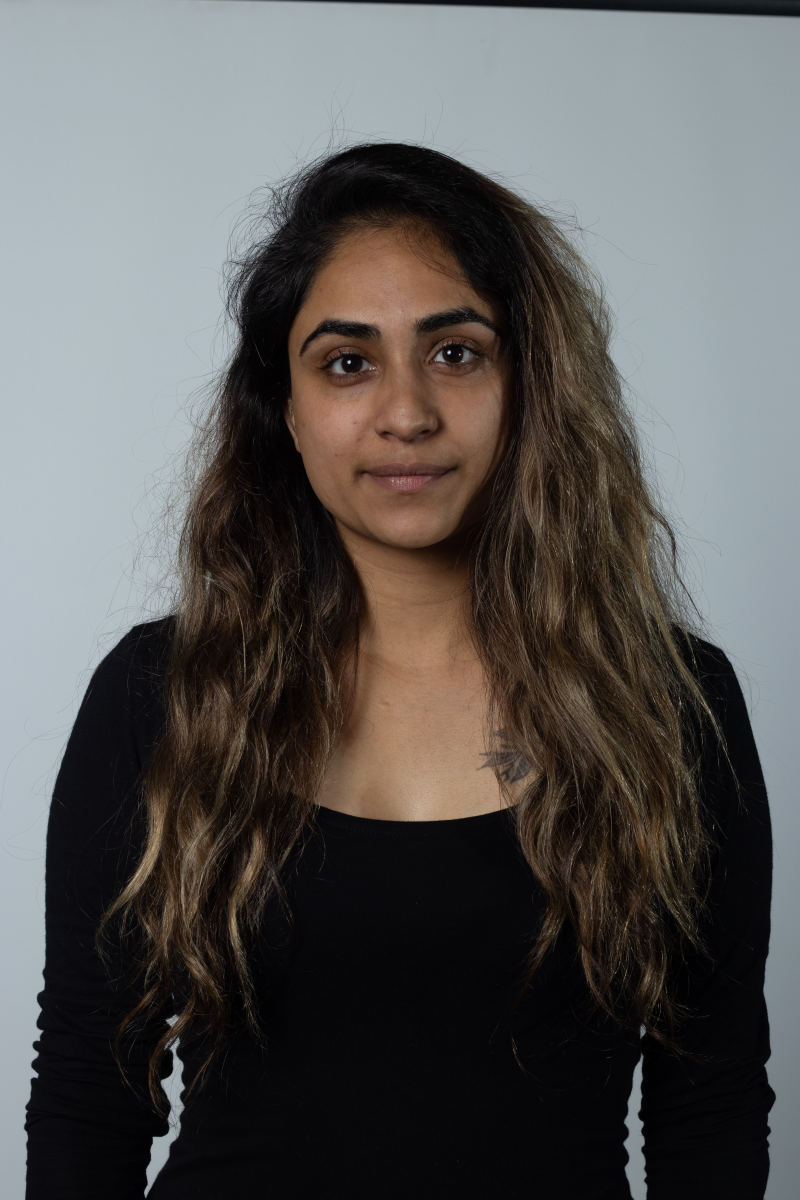
#> input picture images/IMG_0731.jpg, 4000 x 6000 px, found by its file name (shown at 1/5 size); its folder holds 4 pictures in this run
$ python data_preprocessing.py
#> lines starting #> are read from the running program, lines starting #| are printed output that depends on the picture
import os
from PIL import Image
import numpy as np
from sklearn.model_selection import train_test_split

# Define the directory containing your images
image_dir = 'C:\\Users\\Cycy\\desktop\\hairtech\\images'

# Function to load and preprocess images
def load_and_preprocess_images(directory, image_size=(224, 224)):
#> called with directory = 'C:\\Users\\Cycy\\desktop\\hairtech\\images', image_size = (224, 224)
    images = []
    labels = []

    for filename in os.listdir(directory):
        if filename.endswith('.jpg'):
            image_path = os.path.join(directory, filename)
            try:
                # Load and resize the image
                image = Image.open(image_path).resize(image_size)
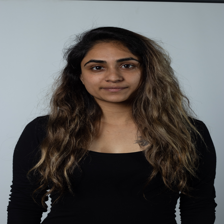
#> image: PIL image 224x224 RGB; mean R, G, B 89.7, 88, 86.6
                # Convert the image to numpy array and normalize pixel values
                image = np.array(image) / 255.0
#> image: shape (224, 224, 3) float64
                images.append(image)
                # Extract label from the filename or directory structure if available
                # You may need to customize this part based on your directory structure
                labels.append(filename.split('_')[0])  # Assuming filenames are like 'curly_001.jpg'

            except Exception as e:
                print(f"Error loading image: {e}")
#> pass 2 of the loop in load_and_preprocess_images, `for filename in os.listdir(directory):`:
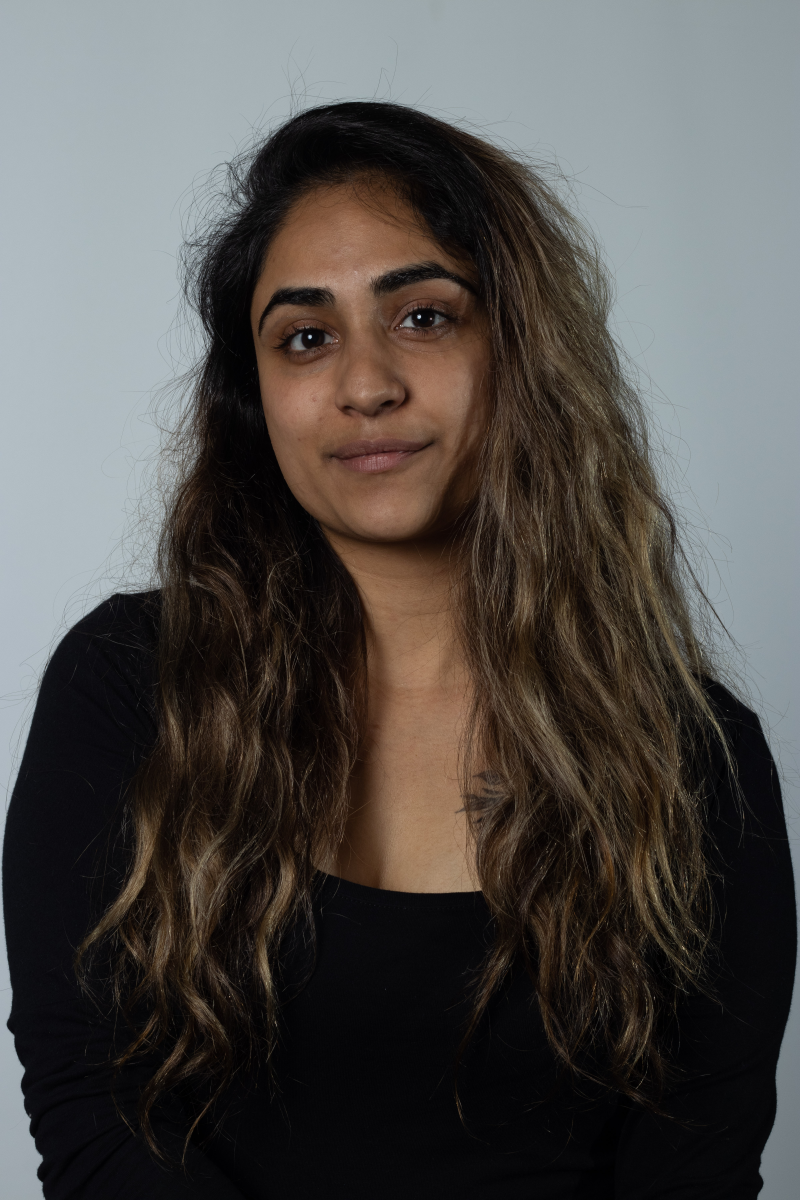
#> input picture images/IMG_0733(1).jpg, 4000 x 6000 px, found by its file name (shown at 1/5 size)
#> in load_and_preprocess_images, `image = Image.open(image_path).resize(image_size)`:
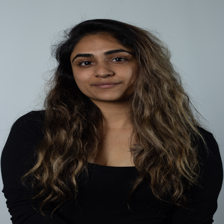
#> image: PIL image 224x224 RGB; mean R, G, B 81.1, 78, 75.3
#> pass 3 of the loop in load_and_preprocess_images, `for filename in os.listdir(directory):`:
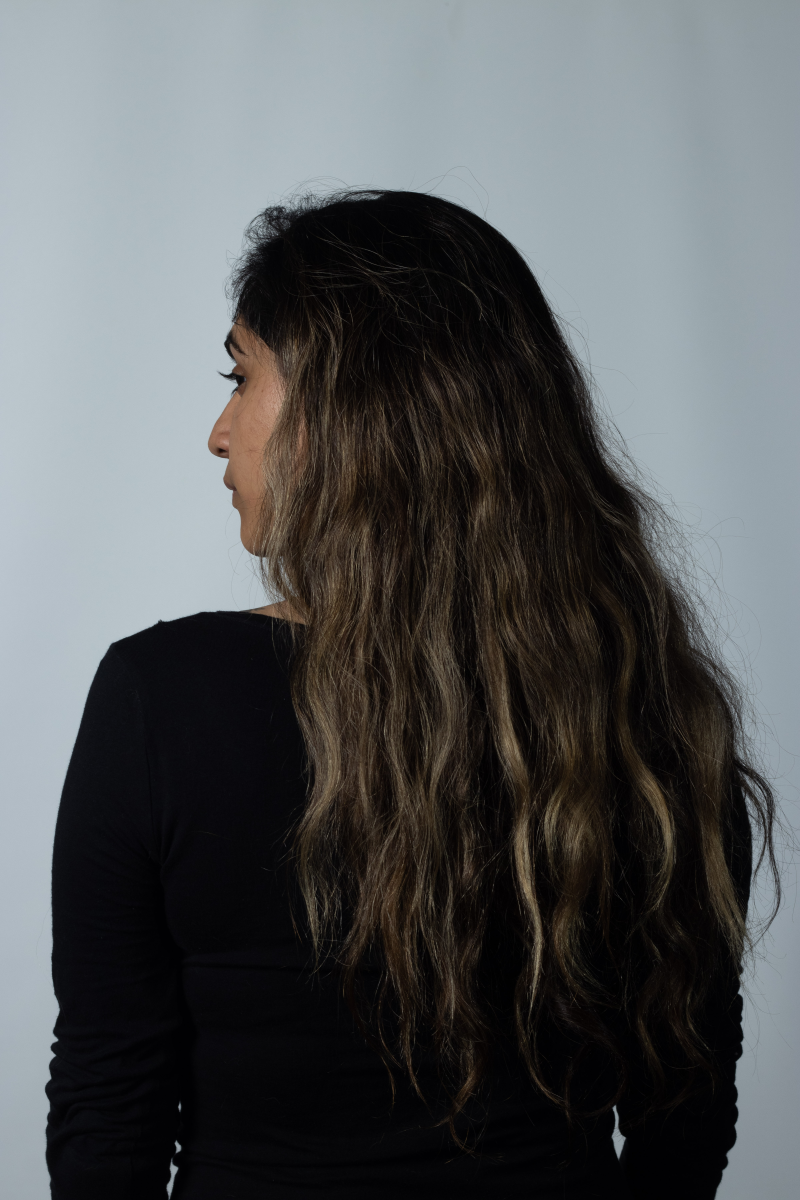
#> input picture images/IMG_0734(1).jpg, 4000 x 6000 px, found by its file name (shown at 1/5 size)
#> in load_and_preprocess_images, `image = Image.open(image_path).resize(image_size)`:
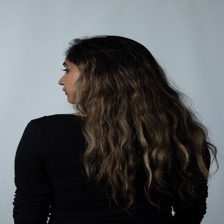
#> image: PIL image 224x224 RGB; mean R, G, B 85.6, 88.2, 89.7
#> the loop made 4 passes; the first 3 are shown

    return np.array(images), np.array(labels)

# Load and preprocess images
X, y = load_and_preprocess_images(image_dir)

# Split the data into training and validation sets
X_train, X_val, y_train, y_val = train_test_split(X, y, test_size=0.2, random_state=42)

# Print the shapes of the datasets
print("X_train shape:", X_train.shape)
#| X_train shape: (3, 224, 224, 3)
print("X_val shape:", X_val.shape)
#| X_val shape: (1, 224, 224, 3)
print("y_train shape:", y_train.shape)
#| y_train shape: (3,)
print("y_val shape:", y_val.shape)
#| y_val shape: (1,)
